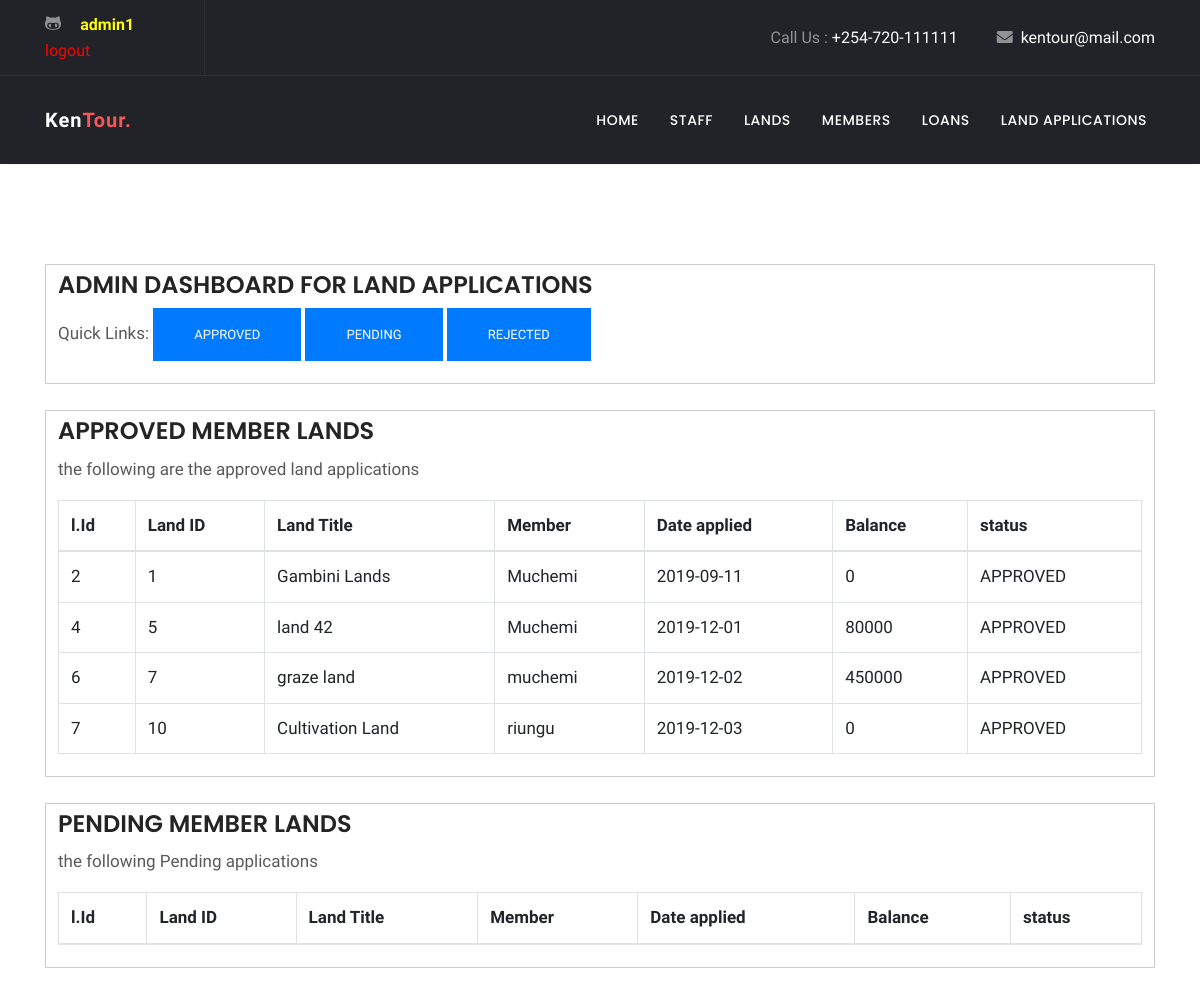
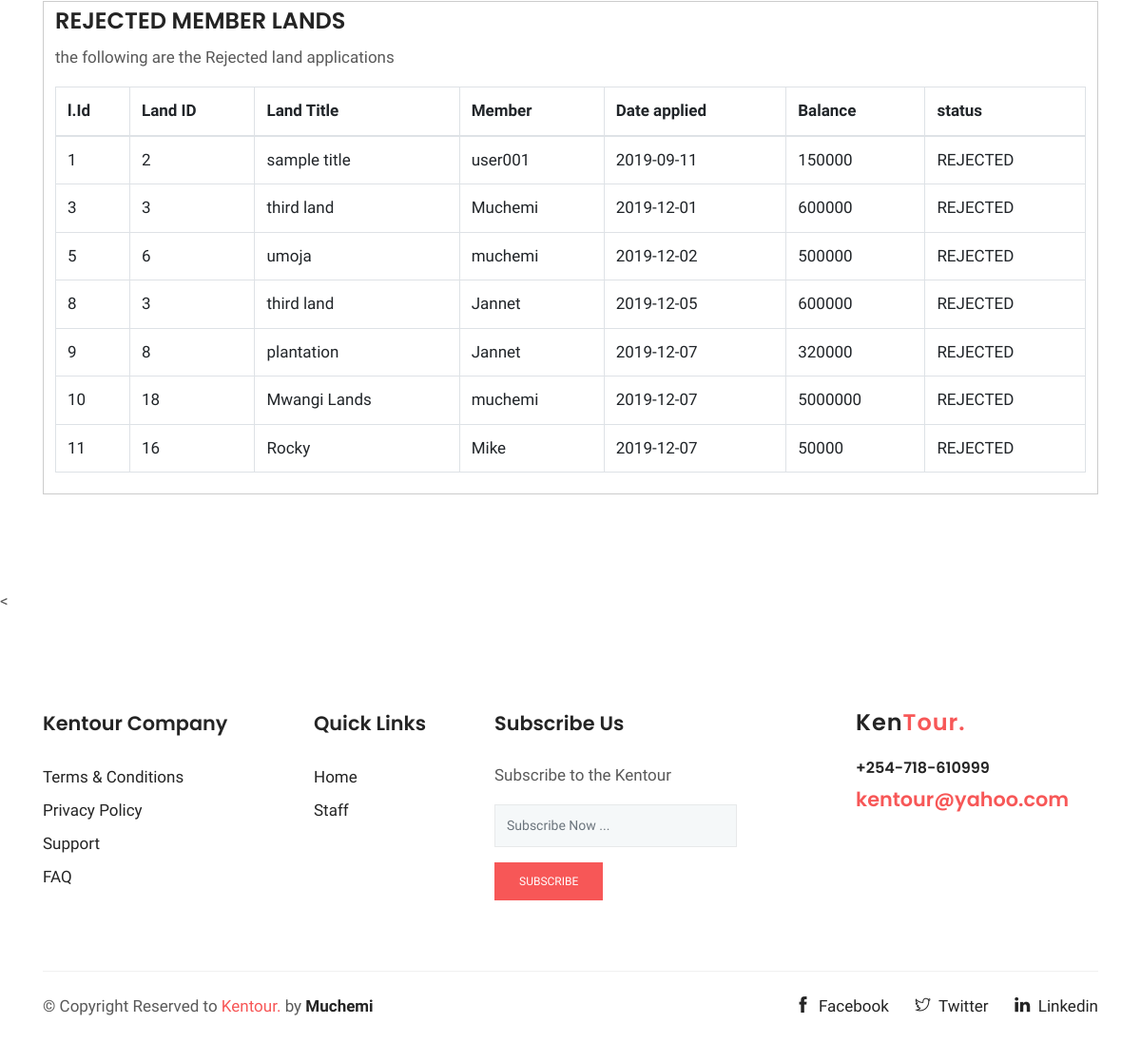
The app's page /ADMIN/landsapp.php (signed in) with its own data (2 pictures, top to bottom).
### tables this page shows
CREATE TABLE `landapplications` (
  `id` int(11) NOT NULL,
  `landid` int(11) NOT NULL,
  `landtitle` varchar(255) NOT NULL,
  `cost` double NOT NULL,
  `memberid` varchar(255) NOT NULL,
  `dateapplied` date NOT NULL,
  `status` varchar(255) NOT NULL
);

### ADMIN/landsapp.php (the view, shortened to what this page needs)
<!doctype html>
<html lang="en">
  <head>
  <link rel="stylesheet" href="plugins/bootstrap/css/bootstrap.min.css">
  <link rel="stylesheet" href="plugins/themify/css/themify-icons.css">
  <link rel="stylesheet" href="plugins/fontawesome/css/all.css">
  <link rel="stylesheet" href="plugins/magnific-popup/dist/magnific-popup.css">
  <link rel="stylesheet" href="plugins/slick-carousel/slick/slick.css">
  <link rel="stylesheet" href="plugins/slick-carousel/slick/slick-theme.css">
  <link rel="stylesheet" href="css/style.css">
</head>
<body>
<header class="navigation">
	<div class="header-top ">
		<div class="container">
			<div class="row justify-content-between align-items-center">
				<div class="col-lg-2 col-md-4">
					<div class="header-top-socials text-center text-lg-left text-md-left">
						<a href="#"><i class="ti-github"></i></a>
						<a href="#" style="color:Yellow"> <b>
							<?php  if (isset($_SESSION['username'])):?>
							<?php echo $_SESSION['username']; ?> </b>
						</a>
						<a href="index.php?logout='1'" style="color: red;">logout</a>
						<?php endif ?>
					</div>
				</div>
				<div class="col-lg-10 col-md-8 text-center text-lg-right text-md-right">
					<div class="header-top-info">
						<a href="tel:+254720870388">Call Us : <span>+254-720-111111</span></a>
						<a href="mailto:kentour@mail.com" ><i class="fa fa-envelope mr-2"></i><span>kentour@mail.com</span></a>
					</div>
				</div>
			</div>
		</div>
	</div>
	<nav class="navbar navbar-expand-lg  py-4" id="navbar">
		<div class="container">
		  <a class="navbar-brand" href="#">
		  	Ken<span>Tour.</span>
		  </a>
		  <div class="collapse navbar-collapse text-center" id="navbarsExample09">
			<ul class="navbar-nav ml-auto">
			<li class="nav-item"><a class="nav-link" href="home.php">Home</a></li>
			  <li class="nav-item active">
				<a class="nav-link" href="index.php">Staff <span class="sr-only">(current)</span></a>
			  </li>
			  <li class="nav-item"><a class="nav-link" href="lands.php">Lands</a></li>
			   <li class="nav-item"><a class="nav-link" href="members.php">Members</a></li>
			   <li class="nav-item"><a class="nav-link" href="loans.php">Loans</a></li>
               <li class="nav-item"><a class="nav-link" href="landsapp.php">Land Applications</a></li>
			</ul>
		  </div>
		</div>
	</nav>
</header>
<div class="main-wrapper ">
<section class="section intro">
<div class="container">
	<div style="padding: 6px 12px; border: 1px solid #ccc;">
		<h3>ADMIN DASHBOARD FOR LAND APPLICATIONS</h3>
		<p> Quick Links:
            <a href="#approved"><button type="button" class="btn btn-primary">Approved</button></a>
            <a href="#pending"><button type="button" class="btn btn-primary">Pending</button></a>
            <a href="#rejected"><button type="button" class="btn btn-primary">Rejected</button></a>
        </p>
	</div>
</div>
<br>
<div class="container" id="approved">
    <div style="padding: 6px 12px; border: 1px solid #ccc;height:auto; verflow: auto;">
        <h3>APPROVED MEMBER LANDS</h3>
		<p> the following are the approved land applications</p>
		<table class="table table-bordered">
			<thead>
				<tr>
				<th scope="col">l.Id</th>
				<th scope="col">Land ID</th>
				<th scope="col">Land Title</th>
				<th scope="col">Member</th>
				<th scope="col">Date applied</th>
				<th scope="col">Balance</th>
				<th scope="col">status</th>
				</tr>
			</thead>
			<tbody>
				<?php
				 require('connect-db.php');
				$sql = "SELECT * FROM landapplications WHERE status='APPROVED'";
				$result = mysqli_query($conn, $sql);
				while($row = mysqli_fetch_array($result, MYSQLI_NUM))
				{
					echo '<tr>';
						echo '<td>'.$row[0].'</td> ';
						echo '<td>'.$row[1].'</td> ';
						echo '<td>'.$row[2].'</td> ';
						echo '<td>'.$row[4].'</td> ';
						echo '<td>'.$row[5].'</td> ';
						echo '<td>'.$row[3].'</td> ';
						echo '<td>'.$row[6].'</td> ';
					echo '</tr>';
				}
				?>
			</tbody>
		</table>
    </div>
</div>
<br>
<div class="container" id="pending">
    <div style="padding: 6px 12px; border: 1px solid #ccc;height:auto; verflow: auto;">
        <h3>PENDING MEMBER LANDS</h3>
		<p> the following Pending applications</p>
		<table class="table table-bordered">
			<thead>
				<tr>
				<th scope="col">l.Id</th>
				<th scope="col">Land ID</th>
				<th scope="col">Land Title</th>
				<th scope="col">Member</th>
				<th scope="col">Date applied</th>
				<th scope="col">Balance</th>
				<th scope="col">status</th>
				</tr>
			</thead>
		</table>
    </div>
</div>
<br>
<div class="container" id="rejected">
    <div style="padding: 6px 12px; border: 1px solid #ccc;height:auto; verflow: auto;">
        <h3>REJECTED MEMBER LANDS</h3>
		<p> the following are the Rejected land applications</p>
		<table class="table table-bordered">
			<thead>
				<tr>
				<th scope="col">l.Id</th>
				<th scope="col">Land ID</th>
				<th scope="col">Land Title</th>
				<th scope="col">Member</th>
				<th scope="col">Date applied</th>
				<th scope="col">Balance</th>
				<th scope="col">status</th>
				</tr>
			</thead>
			<tbody>
				<?php
				 require('connect-db.php');
				$sql = "SELECT * FROM landapplications WHERE status='REJECTED'";
				$result = mysqli_query($conn, $sql);
				while($row = mysqli_fetch_array($result, MYSQLI_NUM))
				{
					echo '<tr>';
						echo '<td>'.$row[0].'</td> ';
						echo '<td>'.$row[1].'</td> ';
						echo '<td>'.$row[2].'</td> ';
						echo '<td>'.$row[4].'</td> ';
						echo '<td>'.$row[5].'</td> ';
						echo '<td>'.$row[3].'</td> ';
						echo '<td>'.$row[6].'</td> ';
					echo '</tr>';
				}
				?>
			</tbody>
		</table>
    </div>
</div>
</section>
<
<footer class="footer section">
	<div class="container">
		<div class="row">
			<div class="col-lg-3 col-md-6 col-sm-6">
				<div class="widget">
					<h4 class="text-capitalize mb-4">Kentour Company</h4>
					<ul class="list-unstyled footer-menu lh-35">
						<li><a href="#">Terms & Conditions</a></li>
						<li><a href="#">Privacy Policy</a></li>
						<li><a href="#">Support</a></li>
						<li><a href="#">FAQ</a></li>
					</ul>
				</div>
			</div>
			<div class="col-lg-2 col-md-6 col-sm-6">
				<div class="widget">
					<h4 class="text-capitalize mb-4">Quick Links</h4>
					<ul class="list-unstyled footer-menu lh-35">
						<li><a href="index.php">Home</a></li>
						<li><a href="staff.php">Staff</a></li>
					</ul>
				</div>
			</div>
			<div class="col-lg-3 col-md-6 col-sm-6">
				<div class="widget">
					<h4 class="text-capitalize mb-4">Subscribe Us</h4>
					<p>Subscribe to the Kentour  </p>
					<form action="#" class="sub-form">
						<input type="text" class="form-control mb-3" placeholder="Subscribe Now ...">
						<a href="#" class="btn btn-main btn-small">subscribe</a>
					</form>
				</div>
			</div>
			<div class="col-lg-3 ml-auto col-sm-6">
				<div class="widget">
					<div class="logo mb-4">
						<h3>Ken<span>Tour.</span></h3>
					</div>
					<h6><a href="tel:+254-720-870388" >+254-718-610999</a></h6>
					<a href="mailto:kentour@yahoo.com"><span class="text-color h4">kentour@yahoo.com</span></a>
				</div>
			</div>
		</div>
		<div class="footer-btm pt-4">
			<div class="row">
				<div class="col-lg-6">
					<div class="copyright">
						&copy; Copyright Reserved to <span class="text-color">Kentour.</span> by <a href="#">Muchemi</a>
					</div>
				</div>
				<div class="col-lg-6 text-left text-lg-right">
					<ul class="list-inline footer-socials">
						<li class="list-inline-item"><a href="#"><i class="ti-facebook mr-2"></i>Facebook</a></li>
						<li class="list-inline-item"><a href="#"><i class="ti-twitter mr-2"></i>Twitter</a></li>
						<li class="list-inline-item"><a href="#"><i class="ti-linkedin mr-2 "></i>Linkedin</a></li>
					</ul>
				</div>
			</div>
		</div>
	</div>
</footer>
    </div>
  </body>
  </html>

### ADMIN/css/style.css (style rules this page uses)
html { overflow-x: hidden; }
body { line-height: 1.5; font-family: "Hind", serif; -webkit-font-smoothing: antialiased; font-size: 17px; color: rgba(0, 0, 0, 0.65); }
h1, .h1, h2, .h2, h3, .h3, h4, .h4, h5, .h5, h6, .h6 { font-family: "Poppins", sans-serif; font-weight: 600; color: #242424; }
h3, .h3 { font-size: 1.5rem; }
h4, .h4 { font-size: 1.3rem; line-height: 30px; }
h6, .h6 { font-size: 1rem; }
p { line-height: 30px; }
input[type="email"], input[type="password"], input[type="text"], input[type="tel"] { box-shadow: none; height: 45px; outline: none; font-size: 14px; }
.form-control { box-shadow: none; border-radius: 0; }
.btn { display: inline-block; font-size: 14px; font-size: 0.8125rem; font-weight: 400; padding: 1rem 2.5rem; text-transform: uppercase; border-radius: 0; transition: all 0.2s ease; }
.btn-main, .btn-transparent, .btn-small { background: #f75757; color: #fff; transition: all 0.2s ease; }
.btn-small { padding: 10px 25px; font-size: 12px; }
.section { padding: 100px 0; }
.text-color { color: #f75757; }
a { color: #242424; text-decoration: none; }
#navbar { background: #222328; box-shadow: 0 1px 2px rgba(0, 0, 0, 0.05); }
#navbar li { padding-left: 15px; }
#navbar .nav-link { font-family: "Poppins", sans-serif; font-weight: 500; color: #fff; text-transform: uppercase; font-size: 14px; letter-spacing: .5px; transition: all .25s ease; }
.header-top { background: #222328; color: #919194; border-bottom: 1px solid rgba(255, 255, 255, 0.05); }
.header-top .header-top-socials { border-right: 1px solid rgba(255, 255, 255, 0.05); padding: 12px 0px; }
.header-top .header-top-socials a { color: #919194; margin-right: 15px; font-size: 16px; }
.header-top .header-top-info { color: #919194; font-size: 16px; }
.header-top .header-top-info a span { color: #fff; }
.header-top .header-top-info a { margin-left: 35px; color: #919194; }
.navbar-brand { color: #fff; font-weight: 600; letter-spacing: 1px; }
.navbar-brand span { color: #f75757; }
.widget { margin-bottom: 30px; padding-bottom: 35px; }
.footer { padding-bottom: 10px; }
.footer .copyright a { font-weight: 600; }
.lh-35 { line-height: 35px; }
.logo { color: #242424; font-weight: 600; letter-spacing: 1px; }
.logo span { color: #f75757; }
.sub-form { position: relative; }
.sub-form .form-control { border: 1px solid rgba(0, 0, 0, 0.06); background: #f5f8f9; }
.footer-btm { border-top: 1px solid rgba(0, 0, 0, 0.06); }
.footer-socials li a { margin-left: 15px; }

### records on screen
landapplications: id "2", landid "1", landtitle "Gambini Lands", memberid "Muchemi", dateapplied "2019-09-11", cost "0", status "APPROVED"
landapplications: id "4", landid "5", landtitle "land 42", memberid "Muchemi", dateapplied "2019-12-01", cost "80000", status "APPROVED"
landapplications: id "6", landid "7", landtitle "graze land", memberid "muchemi", dateapplied "2019-12-02", cost "450000", status "APPROVED"
landapplications: id "7", landid "10", landtitle "Cultivation Land", memberid "riungu", dateapplied "2019-12-03", cost "0", status "APPROVED"
landapplications: id "1", landid "2", landtitle "sample title", memberid "user001", dateapplied "2019-09-11", cost "150000", status "REJECTED"
landapplications: id "3", landid "3", landtitle "third land", memberid "Muchemi", dateapplied "2019-12-01", cost "600000", status "REJECTED"
landapplications: id "5", landid "6", landtitle "umoja", memberid "muchemi", dateapplied "2019-12-02", cost "500000", status "REJECTED"
landapplications: id "8", landid "3", landtitle "third land", memberid "Jannet", dateapplied "2019-12-05", cost "600000", status "REJECTED"
landapplications: id "9", landid "8", landtitle "plantation", memberid "Jannet", dateapplied "2019-12-07", cost "320000", status "REJECTED"
landapplications: id "10", landid "18", landtitle "Mwangi Lands", memberid "muchemi", dateapplied "2019-12-07", cost "5000000", status "REJECTED"
landapplications: id "11", landid "16", landtitle "Rocky", memberid "Mike", dateapplied "2019-12-07", cost "50000", status "REJECTED"

### other values on screen
$_SESSION['username'] "admin1"
